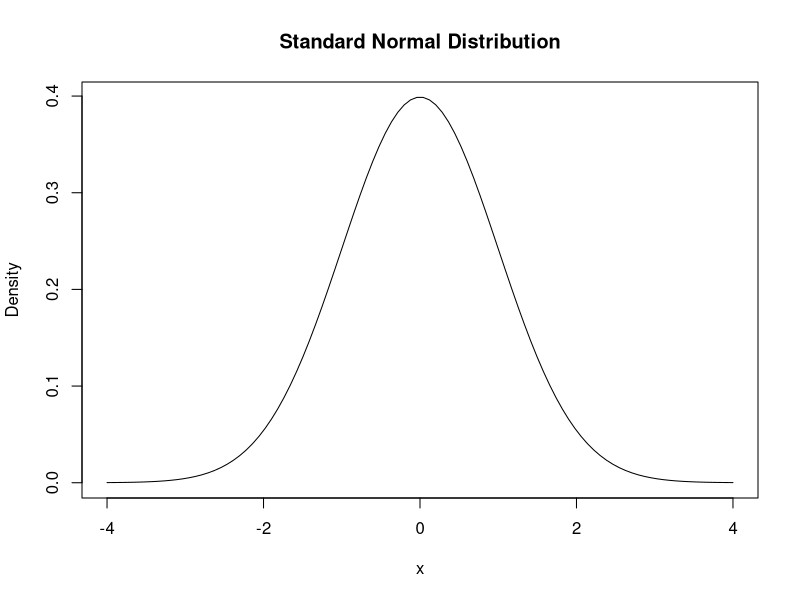
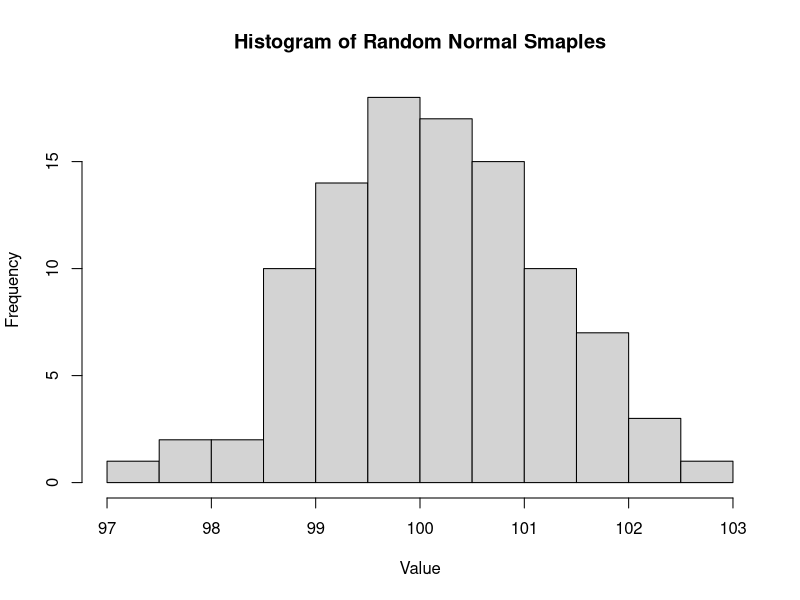

Source code (R) for these figures, in order:
## ---- chunk 1
# Plot the standard normal distribution (mean = 0, sd = 1)
x <- seq(-4, 4, length = 100)
y <- dnorm(x, mean = 0, sd = 1)

plot(x, y, type = "l", main = "Standard Normal Distribution", ylab = "Density")
## ---- chunk 2
# Generate 100 random values from N(0,1)
samples <- rnorm(100, mean = 100, sd = 1)
samples
hist(samples, main = "Histogram of Random Normal Smaples", xlab = "Value")
## ---- chunk 3
# Probability at a Point
pnorm(1.5, mean = 0, sd = 1)
